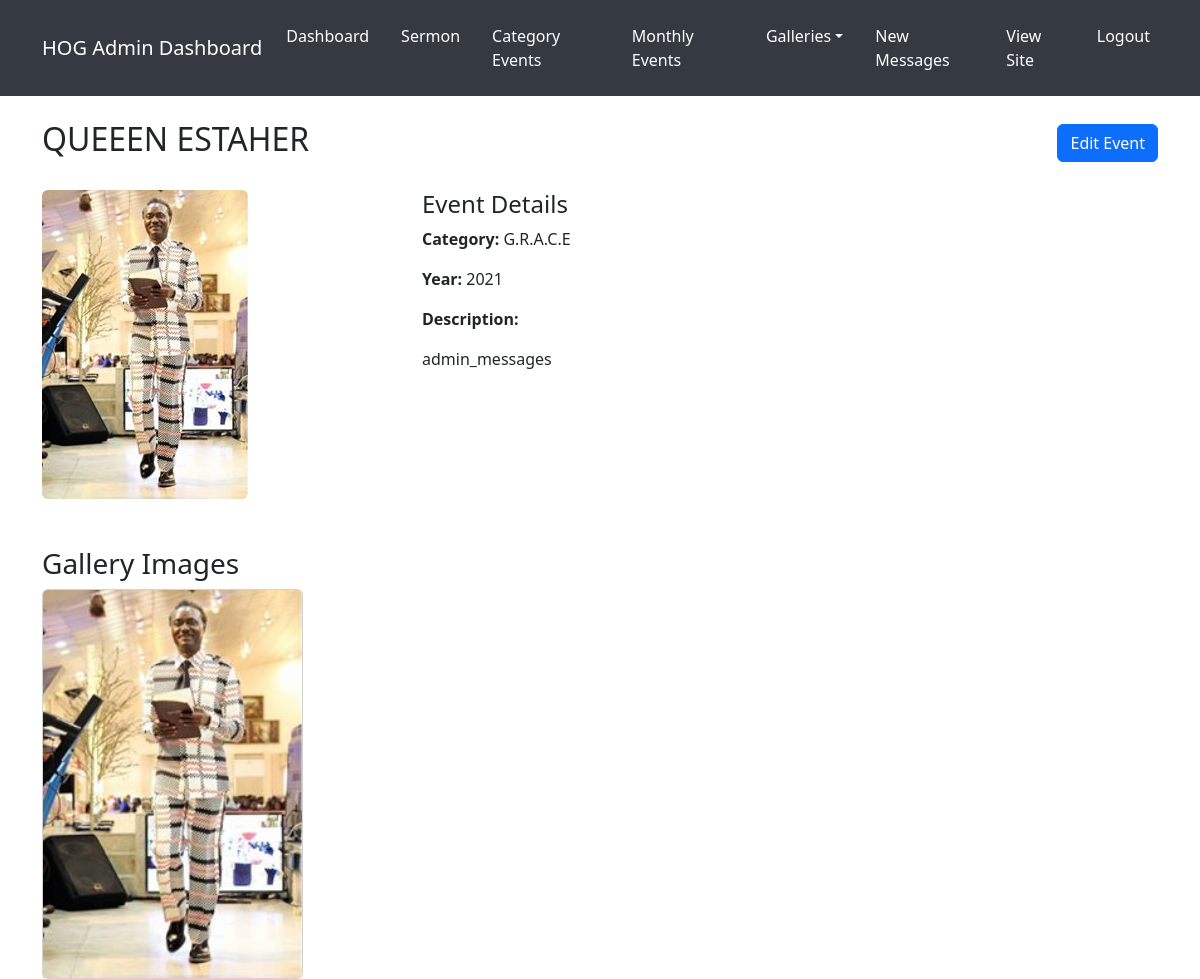
/custom-admin/event/grace-2021/ (signed in), run on an earlier commit of the app's database.
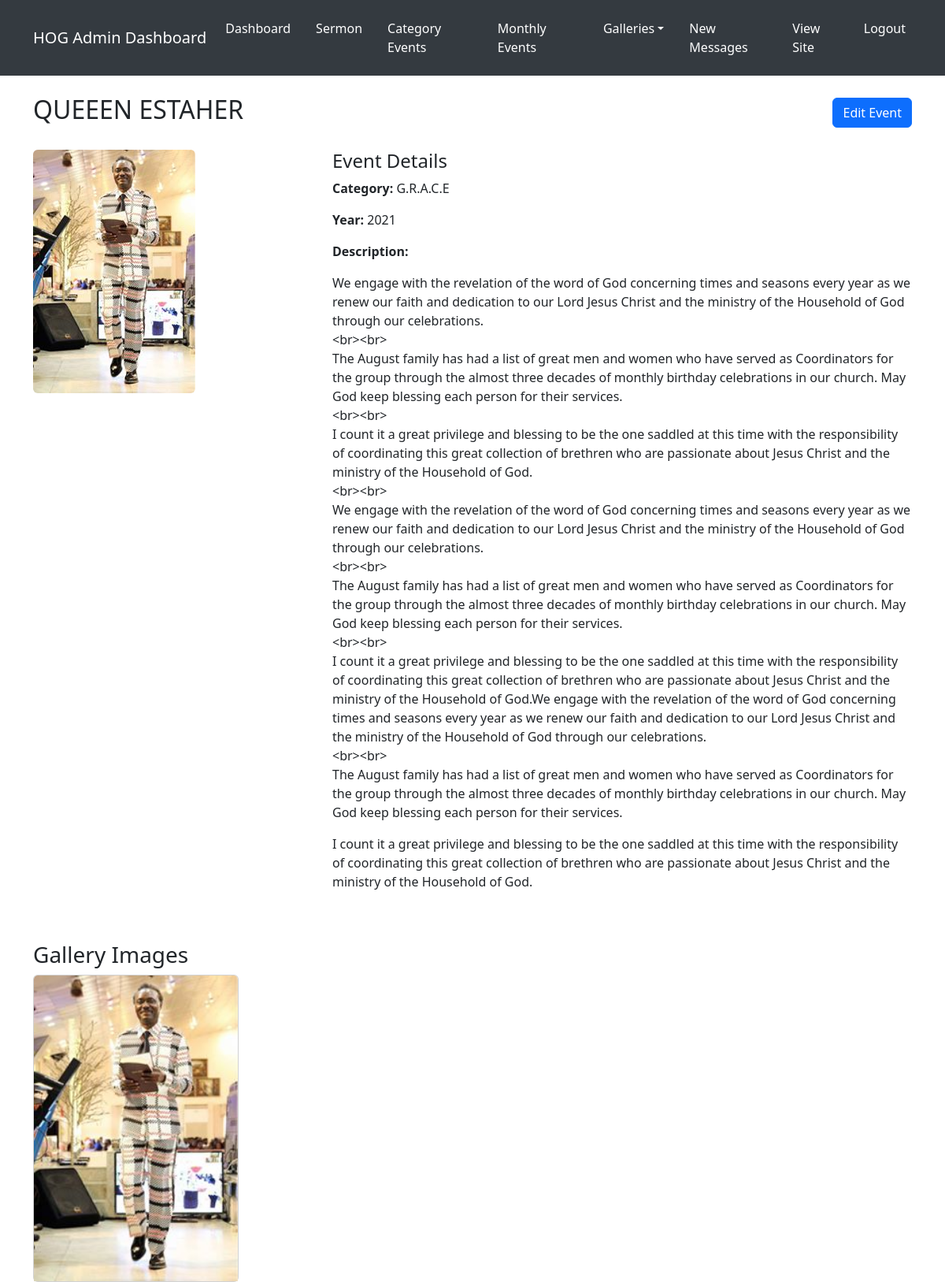
And on a later commit of the database.
### hog/models.py (models this page shows, shortened)
class Event(models.Model):
    category = models.ForeignKey(EventCategory, on_delete=models.CASCADE)
    title = models.CharField(max_length=200)
    year = models.IntegerField()
    winner_image = models.ImageField(upload_to='events/winners/')
    description = models.TextField()
    slug = models.SlugField(unique=True, blank=True)
    created_at = models.DateTimeField(auto_now_add=True)

class EventCategory(models.Model):
    name = models.CharField(max_length=100)
    class Meta:
        verbose_name_plural = "Event Categories"
    def __str__(self):
        return self.name

class EventGallery(models.Model):
    event = models.ForeignKey(Event, related_name='gallery', on_delete=models.CASCADE)
    image = models.ImageField(upload_to='events/gallery/')
    caption = models.CharField(max_length=200, blank=True)
    class Meta:
        verbose_name_plural = "Event Galleries"

### hog/views.py (the view)
# urls.py: path('event/<slug:slug>/', views.event_public_view, name='event_detail'),
@login_required
def event_detail(request, slug):
    event = get_object_or_404(Event, slug=slug)
    gallery = event.gallery.all()
    return render(request, 'admin/event_detail.html', {
        'event': event,
        'gallery': gallery
    })

### hog/context_processors.py (called while the page is built)
def monthly_events_processor(request):
    months = [(i, month_name[i]) for i in range(1, 13)]
    monthly_events = {
        'fellowship_sunday': MonthlyEvent.objects.filter(event_type='Fellowship Sunday'),
        'christmas_carol': MonthlyEvent.objects.filter(event_type='Christmas Carol Competition'),
        'hallelujah_party': MonthlyEvent.objects.filter(event_type='Hallelujah Party'),
        'months': months
    }
    return {'monthly_events': monthly_events}

def categories_processor(request):
    categories = EventCategory.objects.all()
    events_by_category = {}
    for category in categories:
        events_by_category[category.name] = Event.objects.filter(
            category=category
        ).order_by('-year')
    return {
        'categories': categories,
        'events_by_category': events_by_category
    }

def events_processor(request):
    return {
        'events_by_category': {
            'Queen_Esther': Event.objects.filter(category__name='Queen Esther').order_by('-year'),
            'GRACE': Event.objects.filter(category__name='G.R.A.C.E').order_by('-year'),
        }
    }

def unread_messages_count(request):
    if request.user.is_authenticated:
        return {
            'unread_count': Message.objects.filter(is_read=False).count()
        }
    return {}

### templates/admin/event_detail.html
{% extends 'admin/base_admin.html' %} {% block content %}
<div class="container mt-4">
  <div class="d-flex justify-content-between align-items-center mb-4">
    <h2>{{ event.title }}</h2>
    <div>
      <a href="{% url 'admin_edit_event' event.slug %}" class="btn btn-primary"
        >Edit Event</a
      >
    </div>
  </div>
  <div class="row">
    <div class="col-md-4">
      <img
        src="{{ event.winner_image.url }}"
        alt="{{ event.title }}"
        class="img-fluid rounded"
      />
    </div>
    <div class="col-md-8">
      <h4>Event Details</h4>
      <p><strong>Category:</strong> {{ event.category }}</p>
      <p><strong>Year:</strong> {{ event.year }}</p>
      <p><strong>Description:</strong></p>
      <p>{{ event.description|linebreaks }}</p>
    </div>
  </div>
  {% if gallery %}
  <h3 class="mt-5">Gallery Images</h3>
  <div class="row g-4">
    {% for image in gallery %}
    <div class="col-md-3">
      <div class="card">
        <img
          src="{{ image.image.url }}"
          class="card-img-top"
          alt="Gallery image"
        />
      </div>
    </div>
    {% endfor %}
  </div>
  {% endif %}
</div>
{% endblock %}

### templates/admin/base_admin.html (shortened to what this page needs)
{% load static %}
<!DOCTYPE html>
<html lang="en">
  <head>
    <link href="https://cdn.jsdelivr.net/npm/bootstrap@5.3.3/dist/css/bootstrap.min.css" rel="stylesheet" />
    <link href="https://cdnjs.cloudflare.com/ajax/libs/font-awesome/6.5.0/css/all.min.css" rel="stylesheet" />
  </head>
  <body>
    <nav class="navbar navbar-expand-lg admin-nav">
      <div class="container">
        <a class="navbar-brand" href="{% url 'admin_dashboard' %}">HOG Admin Dashboard</a>
        <div class="collapse navbar-collapse" id="navbarContent">
          <ul class="navbar-nav ms-auto gap-3">
            <li class="nav-item"><a class="nav-link" href="{% url 'admin_dashboard' %}">Dashboard</a></li>
            <li class="nav-item"><a class="nav-link" href="{% url 'add_sermon' %}">Sermon</a></li>
            <li class="nav-item"><a class="nav-link" href="{% url 'events_list' %}">Category Events</a></li>
            <li class="nav-item"><a class="nav-link" href="{% url 'monthly_events_list' %}">Monthly Events</a></li>
            <li class="nav-item dropdown">
              <a class="nav-link dropdown-toggle" href="#" role="button" data-bs-toggle="dropdown">Galleries</a>
            </li><li class="nav-item">
                <a class="nav-link position-relative" href="{% url 'admin_messages' %}">
                    New Messages
                </a>
            </li>
            <li class="nav-item"><a class="nav-link" href="{% url 'index' %}">View Site</a></li>
            <li class="nav-item"><a class="nav-link" href="{% url 'admin_logout' %}">Logout</a></li>
          </ul>
        </div>
      </div>
    </nav>
    {% block content %}{% endblock %}
  </body>
</html>

### templates/admin/base_admin.html (style rules this page uses)
.admin-nav { background-color: #343a40; padding: 1rem 0; }
.admin-nav .navbar-brand, .admin-nav .nav-link { color: white; transition: color 0.3s; }

What changed in the data, as far as the page shows it:
changed Event "QUEEEN ESTAHER": description "admin_messages" → "We engage with the revelation of the word of God concerning times and seasons every year as we renew our faith and dedication to our Lord Jesus Christ and the ministry of the Household of God through our celebrations. <br><br> The August family has had a list of great men and women who have served as Coordinators for the group through the almost three decades of monthly birthday celebrations in our church. May God keep blessing each person for their services. <br><br> I count it a great privilege and blessing to be the one saddled at this time with the responsibility of coordinating this great collection of brethren who are passionate about Jesus Christ and the ministry of the Household of…"
